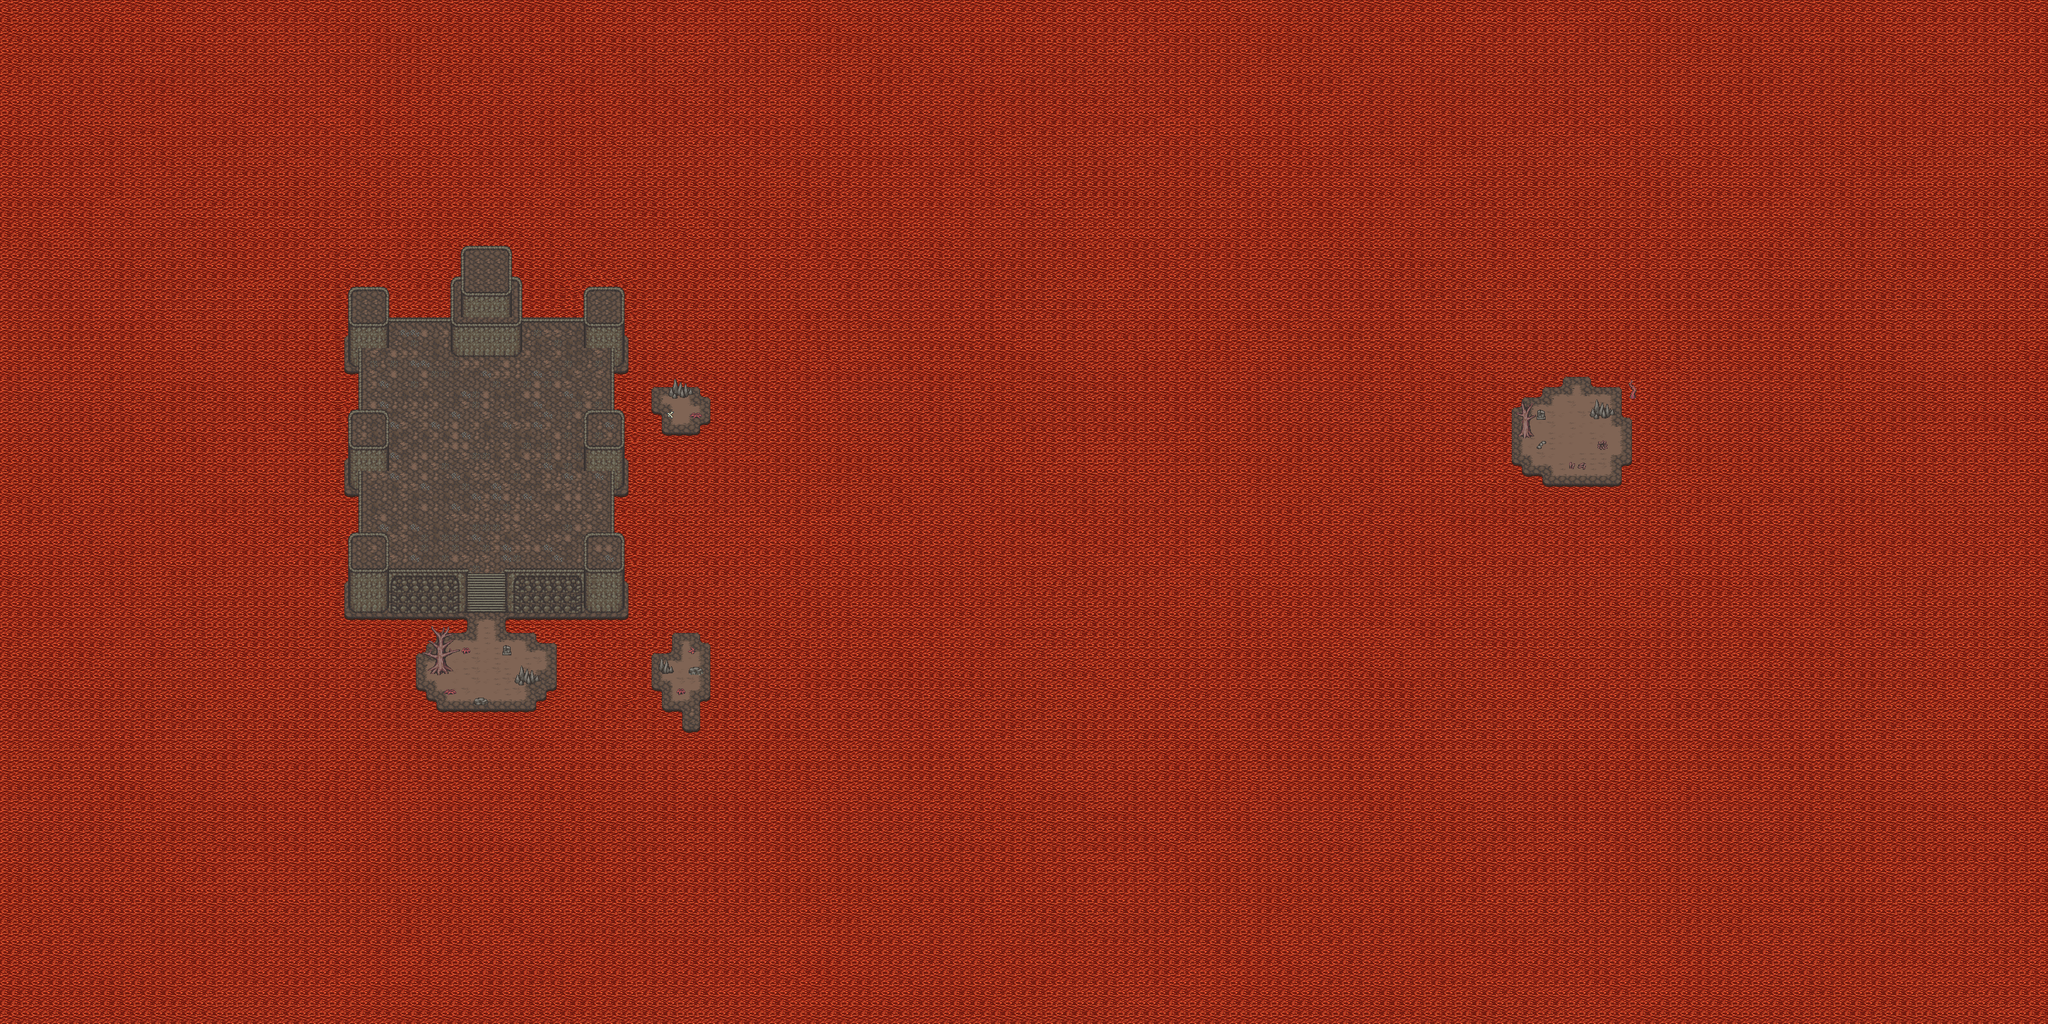

A 2D game scene composited from a Tiled map and its tileset images. What follows is a short description and the map's XML, with each tile layer's data collapsed to a summary:
An orthogonal 200x100 tile map with 16x16 px tiles, 4 tile layers (under_background, background, nature, top) and 55 objects (35x collision, 15x lava, player, boss, arena, ...).

<map version="1.8" tiledversion="1.8.4" orientation="orthogonal" renderorder="right-down" width="200" height="100" tilewidth="16" tileheight="16" infinite="0" nextlayerid="8" nextobjectid="138">
 <tileset firstgid="1" source="ashlands_tileset_2.tsx" />
 <layer id="3" name="under_background" width="200" height="100">
  <data>[20000 cells, 18 non-empty, 8 distinct tile ids]</data>
 </layer>
 <layer id="1" name="background" width="200" height="100">
  <data>[20000 cells, 19990 non-empty, 86 distinct tile ids]</data>
 </layer>
 <layer id="2" name="nature" width="200" height="100">
  <data>[20000 cells, 184 non-empty, 61 distinct tile ids]</data>
 </layer>
 <layer id="6" name="top" width="200" height="100">
  <data>[20000 cells, 60 non-empty, 34 distinct tile ids]</data>
 </layer>
 <objectgroup id="5" name="Object">
  <object id="53" name="player" x="756" y="1044">
   <point />
  </object>
  <object id="55" type="collision" x="556.667" y="540.667" width="4" height="319.667" />
  <object id="56" type="collision" x="604" y="886" width="122" height="70" />
  <object id="57" type="collision" x="786.667" y="887.333" width="122" height="70" />
  <object id="62" type="collision" x="952.667" y="542" width="4" height="319.167" />
  <object id="63" type="collision" x="602" y="493.333" width="305.333" height="7.33333" />
  <object id="64" type="collision" x="556.333" y="500.333" width="46.6667" height="40.6667" />
  <object id="65" type="collision" x="907.333" y="501" width="46.6667" height="40.6667" />
  <object id="66" type="collision" x="907.333" y="847.5" width="49.3333" height="40.8333" />
  <object id="67" type="collision" x="554" y="847.667" width="49.3333" height="39.5" />
  <object id="68" type="collision" x="560.667" y="656" width="41.6666" height="77.1667" />
  <object id="70" type="collision" x="909.167" y="655" width="41.6666" height="78.5" />
  <object id="71" type="collision" x="700" y="500.667" width="110.667" height="54.6667" />
  <object id="72" type="collision" x="669" y="1038.17" width="30.6667" height="14.6667" />
  <object id="73" type="collision" x="800" y="1054.33" width="36.6667" height="14" />
  <object id="74" type="collision" x="781.333" y="1007" width="12" height="16" />
  <object id="76" type="collision" x="736.167" y="1088.17" width="22.6667" height="12.6667" />
  <object id="77" name="boss" x="696.833" y="619.833">
   <point />
  </object>
  <object id="81" type="lava" x="396" y="966" width="329" height="19" />
  <object id="82" type="lava" x="397" y="984.909" width="280.636" height="15.5455" />
  <object id="83" type="lava" x="396.909" y="1000.54" width="265.273" height="17.2727" />
  <object id="84" type="lava" x="397.909" y="1017.82" width="247.909" height="59.5455" />
  <object id="85" type="lava" x="397.909" y="1077.36" width="263.818" height="15.5455" />
  <object id="88" type="lava" x="398.091" y="1093.55" width="279.091" height="16.5455" />
  <object id="89" type="lava" x="398.455" y="1111.39" width="797.758" height="70.5455" />
  <object id="90" type="lava" x="787.788" y="966.955" width="407" height="19" />
  <object id="91" type="lava" x="835.151" y="985.864" width="359.636" height="15.5455" />
  <object id="92" type="lava" x="866.273" y="1001.5" width="329.606" height="17.2727" />
  <object id="93" type="lava" x="866.97" y="1018.77" width="328.909" height="59.5455" />
  <object id="94" type="lava" x="851.061" y="1078.32" width="344.818" height="15.5455" />
  <object id="95" type="lava" x="835.606" y="1094.5" width="360.091" height="16.5455" />
  <object id="96" type="arena" x="604.333" y="556" width="304.667" height="293.667" />
  <object id="97" type="collision_2" x="727.333" y="934.333" width="58" height="22" />
  <object id="114" type="lava" x="398" y="581" width="136" height="386" />
  <object id="115" type="lava" x="978" y="382" width="217" height="583" />
  <object id="117" type="collision" x="386.667" y="290.833" width="10" height="901.667" />
  <object id="118" type="collision" x="1195.06" y="288.197" width="10" height="901.667" />
  <object id="119" type="collision" x="349.667" y="1193.17" width="10" height="901.667" rotation="-90" />
  <object id="120" type="collision" x="339" y="297.166" width="10" height="901.667" rotation="-90" />
  <object id="122" type="collision" x="2327.54" y="616.896" width="34" height="110" />
  <object id="123" type="collision" x="2550.54" y="620.896" width="34" height="110" />
  <object id="124" type="collision" x="2534.79" y="541.646" width="34" height="110" />
  <object id="125" type="collision" x="2532.29" y="569.896" width="34" height="45.25" rotation="90" />
  <object id="126" type="collision" x="2486.04" y="554.271" width="34" height="45.25" rotation="90" />
  <object id="127" type="collision" x="2441.04" y="570.021" width="34" height="45.25" rotation="90" />
  <object id="128" type="collision" x="2408.54" y="586.021" width="34" height="46.5" rotation="90" />
  <object id="129" type="collision" x="2376.29" y="615.771" width="19.5" height="17.75" rotation="90" />
  <object id="130" type="collision" x="2530.54" y="761.521" width="34" height="119.5" rotation="90" />
  <object id="131" type="collision" x="2409.54" y="745.521" width="34" height="45.25" rotation="90" />
  <object id="132" type="collision" x="2377.79" y="727.771" width="36" height="45.25" rotation="90" />
  <object id="133" type="collision" x="2579.79" y="728.771" width="34" height="45.25" rotation="90" />
  <object id="134" name="spawn_reward" x="2452.54" y="702.646">
   <point />
  </object>
  <object id="135" type="collision" x="2371.79" y="672.146" width="26.25" height="13.5" />
  <object id="136" type="collision" x="2400.29" y="640.396" width="15" height="15.75" />
  <object id="137" type="collision" x="2484.29" y="640.396" width="40.25" height="15.25" />
 </objectgroup>
</map>
